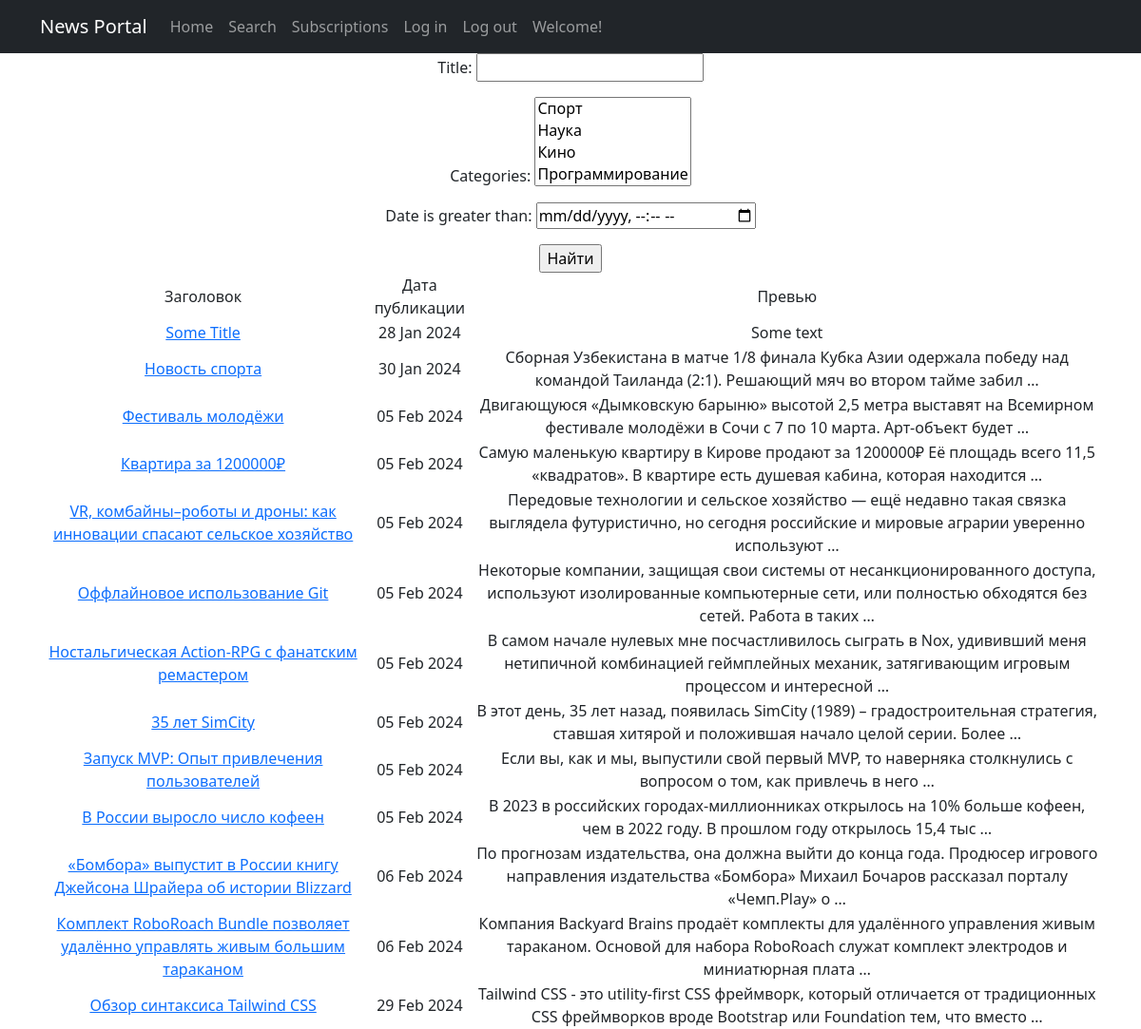
/posts/search/, run on the app's committed database.
### posts/models.py (models this page shows, shortened)
class Post(models.Model):
	news = 'News'
	article = 'Article'
	POST_TYPES = [(news, 'Новость'),
				  (article, 'Статья')]
	author = models.ForeignKey(Author, on_delete=models.CASCADE)
	post_type = models.CharField(max_length=255, choices=POST_TYPES)
	date = models.DateTimeField(auto_now_add=True)
	categories = models.ManyToManyField(Category, through='PostCategory')
	title = models.CharField(max_length=255)
	text = models.TextField()
	rating = models.IntegerField(default=0)

### posts/views.py (the view)
# urls.py: path('search/', posts_search, name='posts_search'),
def posts_search(request):
	f = PostsFIlter(request.GET, queryset=Post.objects.all())
	return render(request, 'filter_posts.html', {'filter': f})

### posts/models.py (called while the page is built)
	def __str__(self):
		return self.category_name.title()

### templates/filter_posts.html (shortened to what this page needs)
{% extends 'flatpages/default.html' %}
{% load custom_tags %}
{% block content %}
<form action="" method="get">
   {{ filter.form.as_p }}
   <input type="submit" value="Найти" />
</form>
<table>
   <tr>
       <td>Заголовок</td>
       <td>Дата публикации</td>
       <td>Превью</td>
   </tr>
   {% for post in filter.qs %}
   <tr>
       <td>
           <a href="{% url 'posts_detail' post.id %}">{{ post.title }}</a>
       </td>
       <td>{{ post.date|date:'d M Y' }}</td>
       <td>{{ post.text|truncatewords:20 }}</td>
   </tr>
   {% endfor %}
</table>
{% endblock content %}

### data on the page
Post: title "Some Title", date "28 Jan 2024", text "Some text"
Post: title "Новость спорта", date "30 Jan 2024", text "Сборная Узбекистана в матче 1/8 финала Кубка Азии одержала победу над командой Таиланда (2:1). Решающий мяч во втором тайме забил …"
Post: title "Фестиваль молодёжи", date "05 Feb 2024", text "Двигающуюся «Дымковскую барыню» высотой 2,5 метра выставят на Всемирном фестивале молодёжи в Сочи с 7 по 10 марта. Арт-объект будет …"
Post: title "Квартира за 1200000₽", date "05 Feb 2024", text "Самую маленькую квартиру в Кирове продают за 1200000₽ Её площадь всего 11,5 «квадратов». В квартире есть душевая кабина, которая находится …"
Post: title "VR, комбайны–роботы и дроны: как инновации спасают сельское хозяйство", date "05 Feb 2024", text "Передовые технологии и сельское хозяйство — ещё недавно такая связка выглядела футуристично, но сегодня российские и мировые аграрии уверенно используют …"
Post: title "Оффлайновое использование Git", date "05 Feb 2024", text "Некоторые компании, защищая свои системы от несанкционированного доступа, используют изолированные компьютерные сети, или полностью обходятся без сетей. Работа в таких …"
Post: title "Ностальгическая Action-RPG с фанатским ремастером", date "05 Feb 2024", text "В самом начале нулевых мне посчастливилось сыграть в Nox, удививший меня нетипичной комбинацией геймплейных механик, затягивающим игровым процессом и интересной …"
Post: title "35 лет SimCity", date "05 Feb 2024", text "В этот день, 35 лет назад, появилась SimCity (1989) – градостроительная стратегия, ставшая хитярой и положившая начало целой серии. Более …"
Post: title "Запуск MVP: Опыт привлечения пользователей", date "05 Feb 2024", text "Если вы, как и мы, выпустили свой первый MVP, то наверняка столкнулись с вопросом о том, как привлечь в него …"
Post: title "В России выросло число кофеен", date "05 Feb 2024", text "В 2023 в российских городах-миллионниках открылось на 10% больше кофеен, чем в 2022 году. В прошлом году открылось 15,4 тыс …"
Post: title "«Бомбора» выпустит в России книгу Джейсона Шрайера об истории Blizzard", date "06 Feb 2024", text "По прогнозам издательства, она должна выйти до конца года. Продюсер игрового направления издательства «Бомбора» Михаил Бочаров рассказал порталу «Чемп.Play» о …"
Post: title "Комплект RoboRoach Bundle позволяет удалённо управлять живым большим тараканом", date "06 Feb 2024", text "Компания Backyard Brains продаёт комплекты для удалённого управления живым тараканом. Основой для набора RoboRoach служат комплект электродов и миниатюрная плата …"
Post: title "Обзор синтаксиса Tailwind CSS", date "29 Feb 2024", text "Tailwind CSS - это utility-first CSS фреймворк, который отличается от традиционных CSS фреймворков вроде Bootstrap или Foundation тем, что вместо …"
